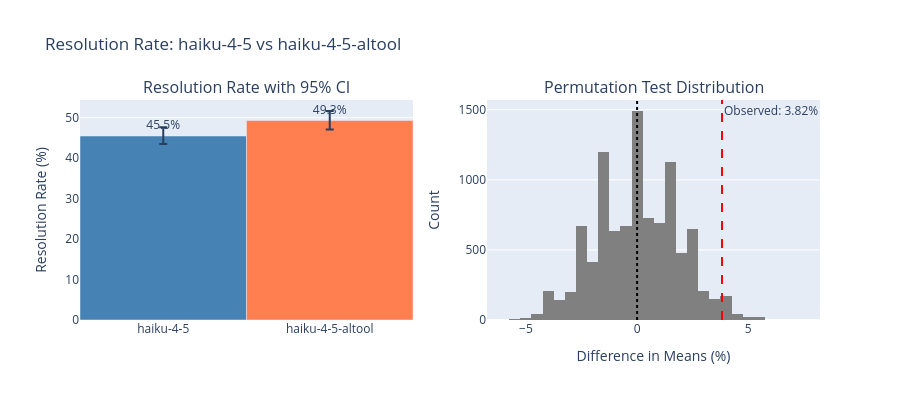

This figure's notebook cell:
### Code cell
# Visualize: CI comparison and permutation distribution
fig = make_subplots(rows=1, cols=2, subplot_titles=("Resolution Rate with 95% CI", "Permutation Test Distribution"))

# Left: CI comparison
setups = [BASELINE_NAME, ALTOOL_NAME]
means = [baseline_boot["mean"], altool_boot["mean"]]
ci_lows = [baseline_boot["ci_low"], altool_boot["ci_low"]]
ci_highs = [baseline_boot["ci_high"], altool_boot["ci_high"]]
colors = ["steelblue", "coral"]

fig.add_trace(
    go.Bar(
        x=setups,
        y=means,
        error_y={"type": "data", "symmetric": False, "array": [h - m for h, m in zip(ci_highs, means, strict=False)], "arrayminus": [m - low for m, low in zip(means, ci_lows, strict=False)]},
        marker_color=colors,
        text=[f"{m:.1f}%" for m in means],
        textposition="outside",
    ),
    row=1,
    col=1,
)

# Right: Permutation distribution
fig.add_trace(
    go.Histogram(x=perm_result["perm_diffs"], nbinsx=50, name="Permutation diffs", marker_color="gray"),
    row=1,
    col=2,
)
fig.add_vline(x=perm_result["observed_diff"], line_dash="dash", line_color="red", row=1, col=2, annotation_text=f"Observed: {perm_result['observed_diff']:.2f}%")
fig.add_vline(x=0, line_dash="dot", line_color="black", row=1, col=2)

fig.update_yaxes(title_text="Resolution Rate (%)", row=1, col=1)
fig.update_xaxes(title_text="Difference in Means (%)", row=1, col=2)
fig.update_yaxes(title_text="Count", row=1, col=2)
fig.update_layout(height=400, title_text=f"Resolution Rate: {BASELINE_NAME} vs {ALTOOL_NAME}", showlegend=False)
fig.show()

### Figure 1 — Plotly figure (JSON) as saved in the notebook; plotly's stock layout.template omitted (floating-point values rounded to 4 significant figures; data arrays with more than 128 entries replaced by an {"elided": "..."} marker saying what was removed)
{"data": [{"error_y": {"array": [2.182, 2.364], "arrayminus": [2, 2.182], "symmetric": false, "type": "data"}, "marker": {"color": ["steelblue", "coral"]}, "text": ["45.5%", "49.3%"], "textposition": "outside", "type": "bar", "x": ["haiku-4-5", "haiku-4-5-altool"], "xaxis": "x", "y": [45.45, 49.27], "yaxis": "y"}, {"marker": {"color": "gray"}, "name": "Permutation diffs", "nbinsx": 50, "type": "histogram", "x": {"elided": "10000 float values"}, "xaxis": "x2", "yaxis": "y2"}], "layout": {"annotations": [{"font": {"size": 16}, "showarrow": false, "text": "Resolution Rate with 95% CI", "x": 0.225, "xanchor": "center", "xref": "paper", "y": 1, "yanchor": "bottom", "yref": "paper"}, {"font": {"size": 16}, "showarrow": false, "text": "Permutation Test Distribution", "x": 0.775, "xanchor": "center", "xref": "paper", "y": 1, "yanchor": "bottom", "yref": "paper"}, {"showarrow": false, "text": "Observed: 3.82%", "x": 3.818, "xanchor": "left", "xref": "x2", "y": 1, "yanchor": "top", "yref": "y2 domain"}], "height": 400, "shapes": [{"line": {"color": "red", "dash": "dash"}, "type": "line", "x0": 3.818, "x1": 3.818, "xref": "x2", "y0": 0, "y1": 1, "yref": "y2 domain"}, {"line": {"color": "black", "dash": "dot"}, "type": "line", "x0": 0, "x1": 0, "xref": "x2", "y0": 0, "y1": 1, "yref": "y2 domain"}], "showlegend": false, "title": {"text": "Resolution Rate: haiku-4-5 vs haiku-4-5-altool"}, "xaxis": {"anchor": "y", "domain": [0, 0.45]}, "xaxis2": {"anchor": "y2", "domain": [0.55, 1], "title": {"text": "Difference in Means (%)"}}, "yaxis": {"anchor": "x", "domain": [0, 1], "title": {"text": "Resolution Rate (%)"}}, "yaxis2": {"anchor": "x2", "domain": [0, 1], "title": {"text": "Count"}}}}
